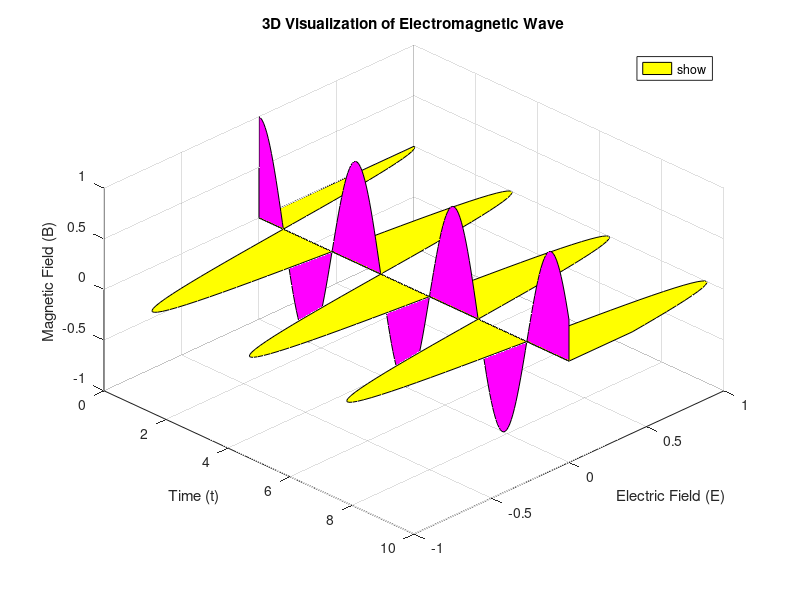

This figure's MATLAB source:
clear; close all; clc;

% Electromagnetic Wave Parameters
w = 2;                     % Angular frequency
t = linspace(0, 10, 200);   % Time vector
c = cos(w * t);     % Wave function
 
% Visualization of Electric and Magnetic Fields
figure
% Electric Field (E)
patch([t fliplr(t)], [c zeros(size(c))], [zeros(size(t)) zeros(size(t))], 'yellow', 'DisplayName', 'Electric Field (E)');
 
hold on;
 
% Magnetic Field (B)
patch([t fliplr(t)], [zeros(size(t)) zeros(size(t))], [c zeros(size(c))], 'magenta', 'DisplayName', 'Magnetic Field (B)');
 
hold off;
 
% Grid, View, and Legend
grid on;
view(45, 45);  % Set the 3D view angle
title('3D Visualization of Electromagnetic Wave');
xlabel('Time (t)');
ylabel('Electric Field (E)');
zlabel('Magnetic Field (B)');
 
% Add Legend
legend('show', 'Location', 'best');